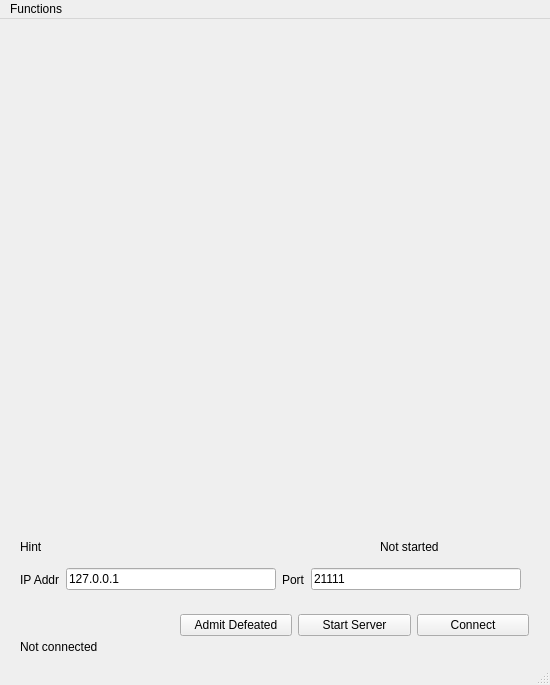
<?xml version="1.0" encoding="UTF-8"?>
<ui version="4.0">
 <class>MainWnd</class>
 <widget class="QMainWindow" name="MainWnd">
  <property name="geometry">
   <rect>
    <x>0</x>
    <y>0</y>
    <width>550</width>
    <height>685</height>
   </rect>
  </property>
  <property name="minimumSize">
   <size>
    <width>550</width>
    <height>685</height>
   </size>
  </property>
  <property name="maximumSize">
   <size>
    <width>550</width>
    <height>685</height>
   </size>
  </property>
  <property name="windowTitle">
   <string>Checkers - laekov</string>
  </property>
  <widget class="QWidget" name="centralwidget">
   <widget class="QWidget" name="paintArea" native="true">
    <property name="geometry">
     <rect>
      <x>20</x>
      <y>10</y>
      <width>500</width>
      <height>500</height>
     </rect>
    </property>
   </widget>
   <widget class="QWidget" name="horizontalLayoutWidget">
    <property name="geometry">
     <rect>
      <x>20</x>
      <y>540</y>
      <width>501</width>
      <height>41</height>
     </rect>
    </property>
    <layout class="QHBoxLayout" name="horizontalLayout">
     <item>
      <widget class="QLabel" name="label">
       <property name="text">
        <string>IP Addr</string>
       </property>
      </widget>
     </item>
     <item>
      <widget class="QLineEdit" name="textIP">
       <property name="text">
        <string>127.0.0.1</string>
       </property>
      </widget>
     </item>
     <item>
      <widget class="QLabel" name="label_2">
       <property name="text">
        <string>Port</string>
       </property>
      </widget>
     </item>
     <item>
      <widget class="QLineEdit" name="textPort">
       <property name="text">
        <string>21111</string>
       </property>
      </widget>
     </item>
    </layout>
   </widget>
   <widget class="QWidget" name="horizontalLayoutWidget_2">
    <property name="geometry">
     <rect>
      <x>180</x>
      <y>590</y>
      <width>349</width>
      <height>32</height>
     </rect>
    </property>
    <layout class="QHBoxLayout" name="horizontalLayout_2">
     <item>
      <widget class="QPushButton" name="btnDefeated">
       <property name="text">
        <string>Admit Defeated</string>
       </property>
      </widget>
     </item>
     <item>
      <widget class="QPushButton" name="btnStartSrv">
       <property name="text">
        <string>Start Server</string>
       </property>
      </widget>
     </item>
     <item>
      <widget class="QPushButton" name="btnConnect">
       <property name="text">
        <string>Connect</string>
       </property>
      </widget>
     </item>
    </layout>
   </widget>
   <widget class="QLabel" name="textHint">
    <property name="geometry">
     <rect>
      <x>20</x>
      <y>520</y>
      <width>321</width>
      <height>16</height>
     </rect>
    </property>
    <property name="text">
     <string>Hint</string>
    </property>
   </widget>
   <widget class="QLabel" name="textConn">
    <property name="geometry">
     <rect>
      <x>20</x>
      <y>620</y>
      <width>501</width>
      <height>16</height>
     </rect>
    </property>
    <property name="text">
     <string>Not connected</string>
    </property>
   </widget>
   <widget class="QLabel" name="textFaction">
    <property name="geometry">
     <rect>
      <x>380</x>
      <y>520</y>
      <width>141</width>
      <height>16</height>
     </rect>
    </property>
    <property name="text">
     <string>Not started</string>
    </property>
   </widget>
  </widget>
  <widget class="QMenuBar" name="menubar">
   <property name="geometry">
    <rect>
     <x>0</x>
     <y>0</y>
     <width>550</width>
     <height>22</height>
    </rect>
   </property>
   <widget class="QMenu" name="menuFunctions">
    <property name="title">
     <string>Functions</string>
    </property>
    <addaction name="actionRestart"/>
    <addaction name="actionSBK"/>
    <addaction name="actionSBCJ"/>
    <addaction name="actionSW"/>
    <addaction name="actionPing"/>
   </widget>
   <addaction name="menuFunctions"/>
  </widget>
  <widget class="QStatusBar" name="statusbar"/>
  <action name="actionRestart">
   <property name="text">
    <string>Restart</string>
   </property>
  </action>
  <action name="actionSBK">
   <property name="text">
    <string>Set being king</string>
   </property>
  </action>
  <action name="actionSBCJ">
   <property name="text">
    <string>Set being cjmp</string>
   </property>
  </action>
  <action name="actionSW">
   <property name="text">
    <string>Set wining</string>
   </property>
  </action>
  <action name="actionPing">
   <property name="text">
    <string>Ping server</string>
   </property>
  </action>
 </widget>
 <resources/>
 <connections/>
</ui>
